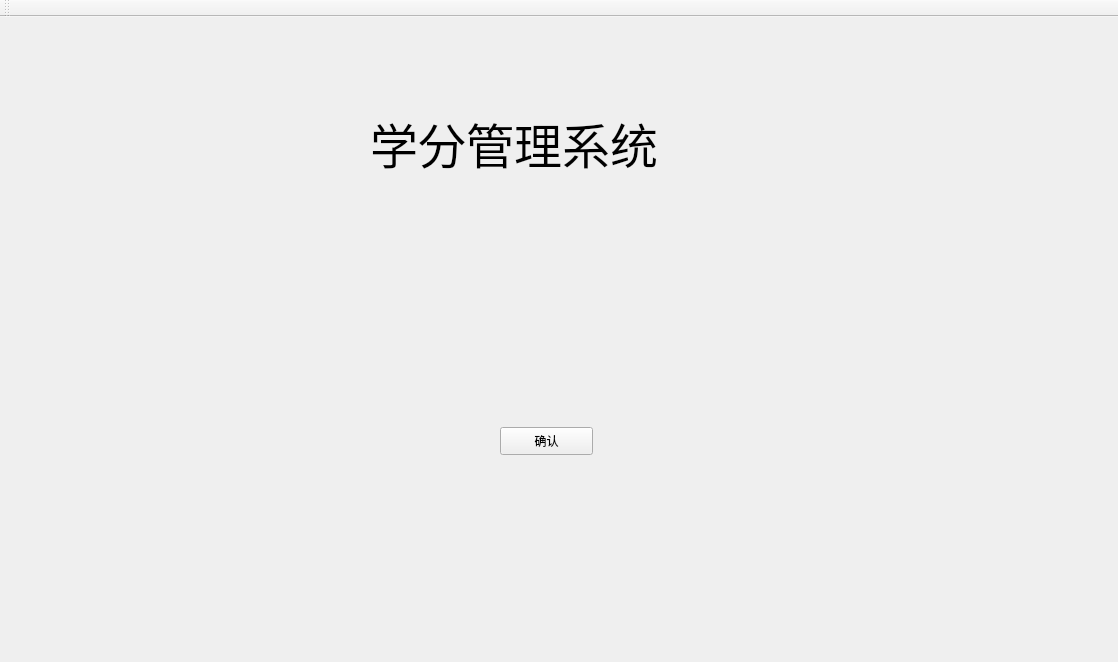
<?xml version="1.0" encoding="UTF-8"?>
<ui version="4.0">
 <class>TzClass</class>
 <widget class="QMainWindow" name="TzClass">
  <property name="geometry">
   <rect>
    <x>0</x>
    <y>0</y>
    <width>1118</width>
    <height>662</height>
   </rect>
  </property>
  <property name="windowTitle">
   <string>Tz</string>
  </property>
  <widget class="QWidget" name="centralWidget">
   <widget class="QLabel" name="label">
    <property name="geometry">
     <rect>
      <x>370</x>
      <y>70</y>
      <width>361</width>
      <height>111</height>
     </rect>
    </property>
    <property name="font">
     <font>
      <pointsize>36</pointsize>
     </font>
    </property>
    <property name="text">
     <string>学分管理系统</string>
    </property>
   </widget>
   <widget class="QPushButton" name="SubButton">
    <property name="geometry">
     <rect>
      <x>500</x>
      <y>410</y>
      <width>93</width>
      <height>28</height>
     </rect>
    </property>
    <property name="text">
     <string>确认</string>
    </property>
   </widget>
  </widget>
  <widget class="QMenuBar" name="menuBar">
   <property name="geometry">
    <rect>
     <x>0</x>
     <y>0</y>
     <width>1118</width>
     <height>26</height>
    </rect>
   </property>
  </widget>
  <widget class="QToolBar" name="mainToolBar">
   <attribute name="toolBarArea">
    <enum>TopToolBarArea</enum>
   </attribute>
   <attribute name="toolBarBreak">
    <bool>false</bool>
   </attribute>
  </widget>
 </widget>
 <layoutdefault spacing="6" margin="11"/>
 <resources>
  <include location="Tz.qrc"/>
 </resources>
 <connections/>
</ui>
